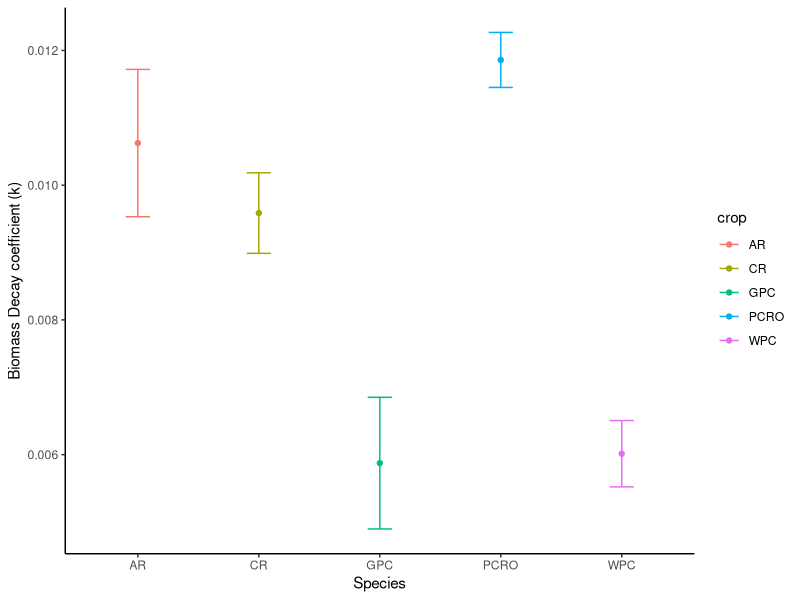

Write the R code that produced this figure.
# LIBRARIES ----
library(tidyverse)
library(broom)
library(patchwork)

# READ IN THE DATA ----
decomp.df <- read_csv("output/pct remaining data.csv") %>% 
  arrange(location, crop, block, days)

# # REMOVE NA VALUES ----
# decomp.df <- decomp.df %>%
#   group_by(location, crop, block) %>%
#   mutate(across(c(forage_pct_remain, forage_pct_n_remain, forage_pct_c_remain,
#                   tea_pct_remain, tea_pct_n_remain, tea_pct_c_remain), 
#                 ~ replace_na(., mean(., na.rm = TRUE)))) %>%
#   ungroup()

# interpolate data from the prior value to the next value to fill missing na values using the na.approx function from the zoo package
decomp.df <- decomp.df %>%
  group_by(location, crop, block) %>%
  mutate(across(c(forage_pct_remain, forage_pct_n_remain, forage_pct_c_remain,
                  tea_pct_remain, tea_pct_n_remain, tea_pct_c_remain), 
                ~ zoo::na.approx(., na.rm = FALSE))) %>%
  ungroup()


# FIT THE MODELS ----

# forage
# do a negative exponential regression using SSasymp funciton to get all parameters of the mode for the f.df dataframe
# Asym is the asymptote, R0 is the y-intercept, and lrc is the rate of change
# the SSasymp function is a self-starting model that uses the asymptote, y-intercept, and rate of change to fit the model


# need to nest the data by location, crop, and block to fit the model to each group
nested_stats.df <- decomp.df %>%
   filter(crop %in% c("GPC", "WPC", "AR", "CR", "PCRO")) %>%
  nest(data = -c(location, crop, block)) %>% 
  mutate(
    fit = map(data, ~nls(forage_pct_remain ~ 100 * exp(-k*days), trace =TRUE, 
                         start = list(k=0.006), 
                         data = .x)))

# pull out fitted values for analysis
summary_stats.df <- nested_stats.df %>% 
  mutate(tidied = map(fit, tidy)) %>% 
  unnest(tidied)
  
# arrange to be able to read easier by crop, block site
summary_stats.df <- summary_stats.df %>% 
  arrange(crop, block, location)

# only the k values
k_summary.df <- summary_stats.df %>% 
  select (crop, block, location, term, estimate, std.error, statistic, p.value) 


# PLOTTING ----
# plot the values ----
biomass.plot <- k_summary.df %>% 
  ggplot(aes(crop, estimate, color=crop))+
  stat_summary(fun = mean, na.rm = TRUE, geom = "point") +
  stat_summary(fun.data = mean_se, na.rm = TRUE, 
               geom = "errorbar", width=.2) +
  labs(x="Species", y="Biomass Decay coefficient (k)") +
  theme_classic()

biomass.plot
